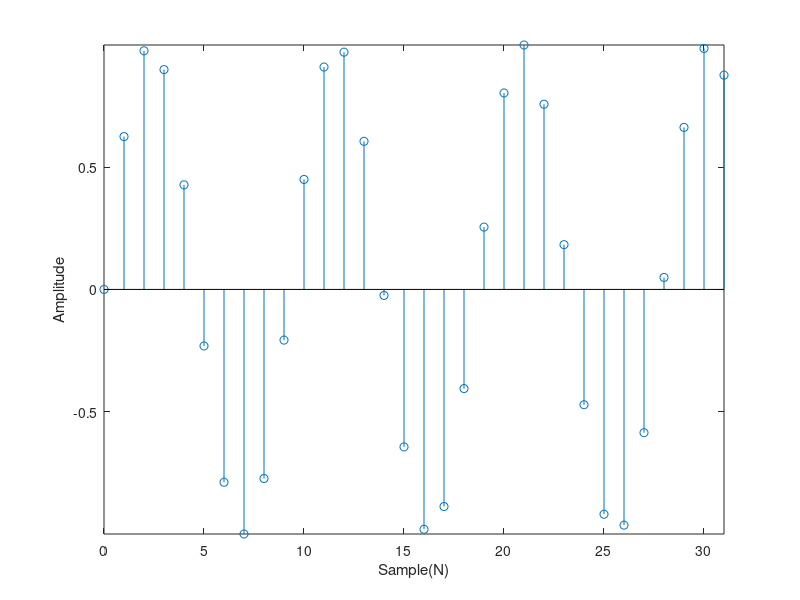

Recreate this plot in MATLAB.
f = 220;  
fs = 2048;
N = 32;
dt = 1/fs;
T = (0 : N-1) * dt;

x = sin(2 * pi *f * T);

FFT = fft(x);

IFFT = ifft(FFT);

stem(0 : N-1 , IFFT);
xlabel('Sample(N)')
ylabel('Amplitude')
axis tight;